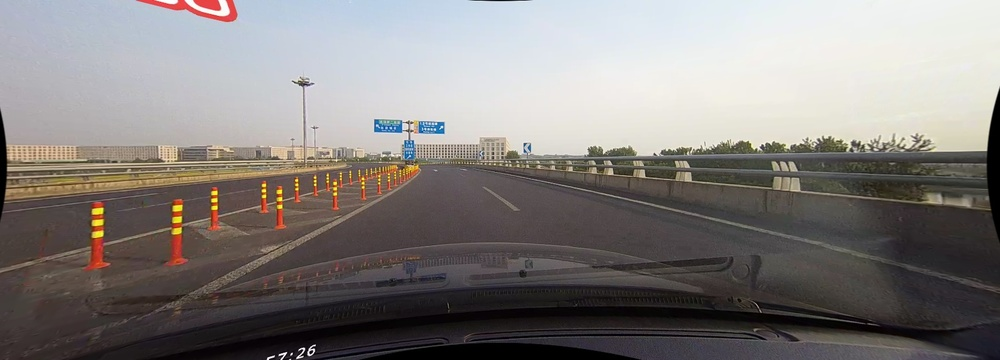
#> input picture lane/CULane/02370.jpg, 1000 x 360 px, shrunk from 1640 x 590 before the run, found by its file name
$ python visualize_annotation.py
#> lines starting #> are read from the running program, lines starting #| are printed output that depends on the picture; after the words box and inside, x2 and y2 are one past the last pixel; in counts of white or black regions, pixels touching at a corner belong together
import cv2

img = cv2.imread("./CULane/02370.jpg")
#> img is the input picture: shape (360, 1000, 3); mean B, G, R 124.9, 127.2, 131.6

with open("./CULane/02370.lines.txt", 'r') as f:
#> (reads lane/CULane/02370.lines.txt from the repository)
    lines = f.readlines()

colors = [(0, 0, 255), (0, 255, 0), (255, 0, 0)]
for line, color in zip(lines, colors):
    coords = line.split()
    i = 0
    while i < len(coords):
        x = int(float(coords[i]))
        y = int(float(coords[i + 1]))
        i += 2
        cv2.circle(img, (x, y), 2, color, 1)
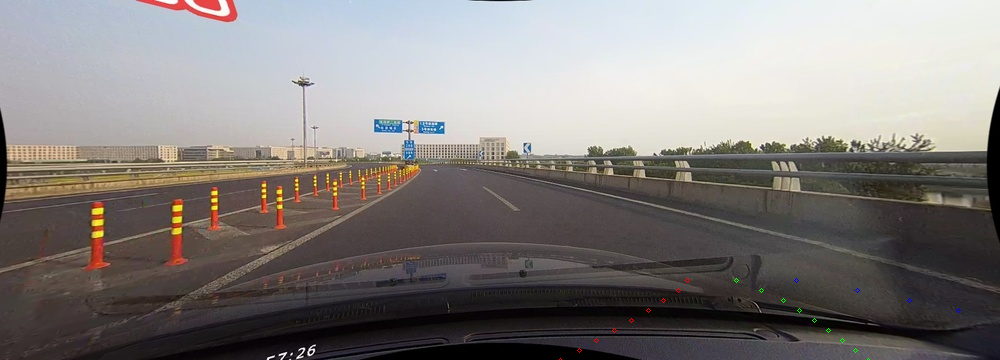
#> img: shape (360, 1000, 3); 0.05% of pixels changed, all inside (x1, y1, x2, y2) = (559, 278, 961, 360)

cv2.imshow("vis", img)
cv2.waitKey(0)
cv2.destroyAllWindows()
